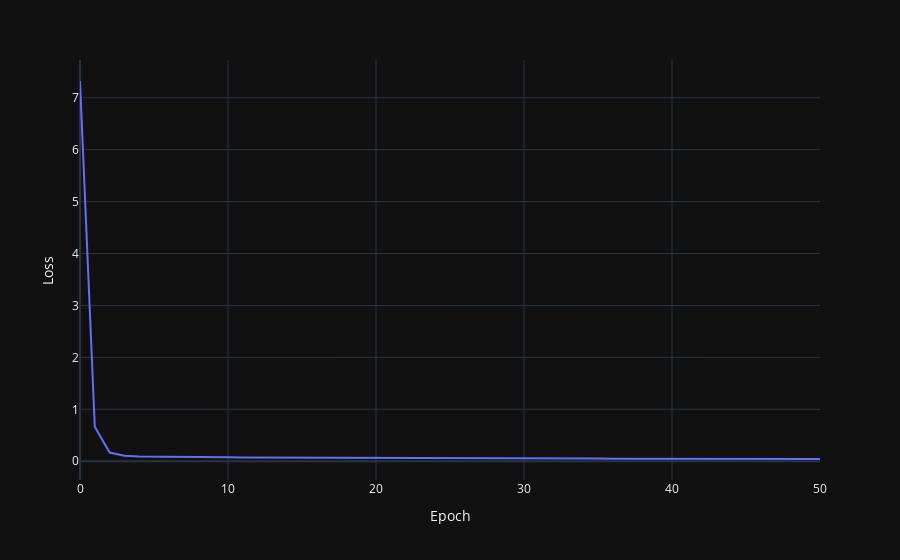

The cell this chart's notebook holds for it:
### Code cell
px.line(x=range(51), y=losses, labels={"x": "Epoch", "y": "Loss"})

### Figure 1 — Plotly figure (JSON) as saved in the notebook; plotly's stock layout.template omitted (floating-point values rounded to 4 significant figures)
{"data": [{"hovertemplate": "Epoch=%{x}<br>Loss=%{y}<extra></extra>", "legendgroup": "", "line": {"color": "#636efa", "dash": "solid"}, "marker": {"symbol": "circle"}, "mode": "lines", "name": "", "orientation": "v", "showlegend": false, "x": [0, 1, 2, 3, 4, 5, 6, 7, 8, 9, 10, 11, 12, 13, 14, 15, 16, 17, 18, 19, 20, 21, 22, 23, 24, 25, 26, 27, 28, 29, 30, 31, 32, 33, 34, 35, 36, 37, 38, 39, 40, 41, 42, 43, 44, 45, 46, 47, 48, 49, 50], "xaxis": "x", "y": [7.321, 0.6643, 0.1684, 0.1049, 0.09417, 0.08919, 0.08562, 0.08268, 0.08021, 0.07805, 0.07613, 0.07437, 0.07279, 0.07132, 0.06993, 0.06864, 0.06736, 0.06615, 0.06509, 0.06398, 0.06301, 0.06198, 0.06101, 0.06014, 0.05927, 0.0585, 0.05764, 0.05689, 0.05615, 0.05541, 0.05472, 0.05403, 0.05338, 0.05267, 0.05204, 0.05147, 0.05088, 0.0503, 0.04981, 0.04921, 0.0487, 0.04818, 0.04763, 0.04717, 0.04666, 0.04614, 0.04568, 0.04526, 0.04472, 0.04424, 0.04381], "yaxis": "y", "type": "scatter"}], "layout": {"xaxis": {"anchor": "y", "domain": [0.0, 1.0], "title": {"text": "Epoch"}}, "yaxis": {"anchor": "x", "domain": [0.0, 1.0], "title": {"text": "Loss"}}, "legend": {"tracegroupgap": 0}, "margin": {"t": 60}}}
